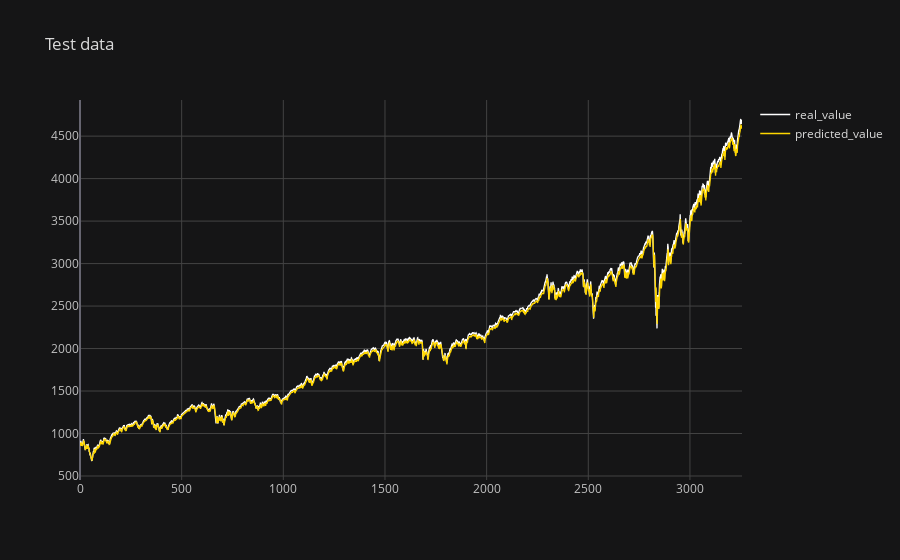

Notebook source saved alongside this figure:
### Code cell
# Predict one following sample, taking the nb_samples last real values of S&P500
nb_test = len(dataset_test)
print("longueur du dataset test = ", nb_test)
y_truth = []
y_hat = []
for i in range(nb_test):
  x, y = dataset_test.__getitem__(i)
  norm_value = dataset_test.get_normalization_value(i)
  x = torch.unsqueeze(torch.unsqueeze(x, 0), -1).float()
  x = x.to(device)
  y_pred = model.forward(x)
  y_truth.append(torch.Tensor.cpu(y).detach().numpy()*norm_value)
  y_hat.append(float(torch.Tensor.cpu(y_pred).detach().numpy())*norm_value)

df = pd.DataFrame({
    "sample_id":np.arange(len(dataset_test)),
    "real_value":y_truth,
    "predicted_value":y_hat
    })

def configure_plotly_browser_state():
  import IPython
  display(IPython.core.display.HTML('''
        <script src="/static/components/requirejs/require.js"></script>
        <script>
          requirejs.config({
            paths: {
              base: '/static/base',
              plotly: 'https://cdn.plot.ly/plotly-2.4.2.min.js?noext',
            },
          });
        </script>
        '''))

configure_plotly_browser_state()
df.iplot(kind='line', x='sample_id', y=['real_value','predicted_value'], color=['white', 'gold'], 
         theme='solar', mode='lines', title='Test data')
plt.show()

### Figure 1 — Plotly figure (JSON) as saved in the notebook; plotly's stock layout.template omitted (floating-point values rounded to 4 significant figures; data arrays with more than 128 entries replaced by an {"elided": "..."} marker saying what was removed)
{"data": [{"name": "real_value", "text": "", "mode": "lines", "y": {"elided": "3257 float values"}, "x": {"elided": "3257 int values"}, "line": {"color": "rgba(255, 255, 255, 1.0)", "dash": "solid", "shape": "linear", "width": 1.3}, "type": "scatter"}, {"name": "predicted_value", "text": "", "mode": "lines", "y": {"elided": "3257 float values"}, "x": {"elided": "3257 int values"}, "line": {"color": "rgba(255, 215, 0, 1.0)", "dash": "solid", "shape": "linear", "width": 1.3}, "type": "scatter"}], "layout": {"title": {"text": "Test data", "font": {"color": "#D9D9D9"}}, "paper_bgcolor": "#151516", "plot_bgcolor": "#151516", "yaxis": {"tickfont": {"color": "#C2C2C2"}, "zerolinecolor": "#666570", "title": {"text": "", "font": {"color": "#D9D9D9"}}, "gridcolor": "#434343", "showgrid": true}, "xaxis": {"tickfont": {"color": "#C2C2C2"}, "zerolinecolor": "#666570", "title": {"text": "", "font": {"color": "#D9D9D9"}}, "gridcolor": "#434343", "showgrid": true}, "legend": {"bgcolor": "#151516", "font": {"color": "#D9D9D9"}}}}
